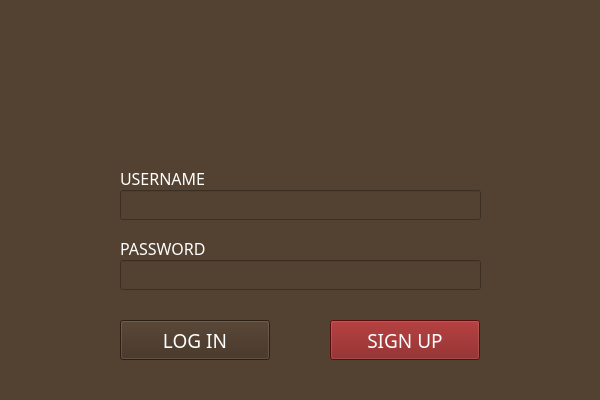
<?xml version="1.0" encoding="UTF-8"?>
<ui version="4.0">
 <class>RegistrationClass</class>
 <widget class="QWidget" name="RegistrationClass">
  <property name="geometry">
   <rect>
    <x>0</x>
    <y>0</y>
    <width>600</width>
    <height>400</height>
   </rect>
  </property>
  <property name="palette">
   <palette>
    <active>
     <colorrole role="WindowText">
      <brush brushstyle="SolidPattern">
       <color alpha="255">
        <red>255</red>
        <green>255</green>
        <blue>255</blue>
       </color>
      </brush>
     </colorrole>
     <colorrole role="Button">
      <brush brushstyle="SolidPattern">
       <color alpha="255">
        <red>83</red>
        <green>66</green>
        <blue>50</blue>
       </color>
      </brush>
     </colorrole>
     <colorrole role="Text">
      <brush brushstyle="SolidPattern">
       <color alpha="255">
        <red>255</red>
        <green>255</green>
        <blue>255</blue>
       </color>
      </brush>
     </colorrole>
     <colorrole role="ButtonText">
      <brush brushstyle="SolidPattern">
       <color alpha="255">
        <red>255</red>
        <green>255</green>
        <blue>255</blue>
       </color>
      </brush>
     </colorrole>
     <colorrole role="Base">
      <brush brushstyle="SolidPattern">
       <color alpha="255">
        <red>83</red>
        <green>66</green>
        <blue>50</blue>
       </color>
      </brush>
     </colorrole>
     <colorrole role="Window">
      <brush brushstyle="SolidPattern">
       <color alpha="255">
        <red>83</red>
        <green>66</green>
        <blue>50</blue>
       </color>
      </brush>
     </colorrole>
     <colorrole role="Highlight">
      <brush brushstyle="SolidPattern">
       <color alpha="255">
        <red>67</red>
        <green>53</green>
        <blue>40</blue>
       </color>
      </brush>
     </colorrole>
     <colorrole role="PlaceholderText">
      <brush brushstyle="SolidPattern">
       <color alpha="255">
        <red>255</red>
        <green>255</green>
        <blue>255</blue>
       </color>
      </brush>
     </colorrole>
    </active>
    <inactive>
     <colorrole role="WindowText">
      <brush brushstyle="SolidPattern">
       <color alpha="255">
        <red>255</red>
        <green>255</green>
        <blue>255</blue>
       </color>
      </brush>
     </colorrole>
     <colorrole role="Button">
      <brush brushstyle="SolidPattern">
       <color alpha="255">
        <red>83</red>
        <green>66</green>
        <blue>50</blue>
       </color>
      </brush>
     </colorrole>
     <colorrole role="Text">
      <brush brushstyle="SolidPattern">
       <color alpha="255">
        <red>255</red>
        <green>255</green>
        <blue>255</blue>
       </color>
      </brush>
     </colorrole>
     <colorrole role="ButtonText">
      <brush brushstyle="SolidPattern">
       <color alpha="255">
        <red>255</red>
        <green>255</green>
        <blue>255</blue>
       </color>
      </brush>
     </colorrole>
     <colorrole role="Base">
      <brush brushstyle="SolidPattern">
       <color alpha="255">
        <red>83</red>
        <green>66</green>
        <blue>50</blue>
       </color>
      </brush>
     </colorrole>
     <colorrole role="Window">
      <brush brushstyle="SolidPattern">
       <color alpha="255">
        <red>83</red>
        <green>66</green>
        <blue>50</blue>
       </color>
      </brush>
     </colorrole>
     <colorrole role="Highlight">
      <brush brushstyle="SolidPattern">
       <color alpha="255">
        <red>240</red>
        <green>240</green>
        <blue>240</blue>
       </color>
      </brush>
     </colorrole>
     <colorrole role="PlaceholderText">
      <brush brushstyle="SolidPattern">
       <color alpha="255">
        <red>255</red>
        <green>255</green>
        <blue>255</blue>
       </color>
      </brush>
     </colorrole>
    </inactive>
    <disabled>
     <colorrole role="WindowText">
      <brush brushstyle="SolidPattern">
       <color alpha="255">
        <red>255</red>
        <green>255</green>
        <blue>255</blue>
       </color>
      </brush>
     </colorrole>
     <colorrole role="Button">
      <brush brushstyle="SolidPattern">
       <color alpha="255">
        <red>83</red>
        <green>66</green>
        <blue>50</blue>
       </color>
      </brush>
     </colorrole>
     <colorrole role="Text">
      <brush brushstyle="SolidPattern">
       <color alpha="255">
        <red>255</red>
        <green>255</green>
        <blue>255</blue>
       </color>
      </brush>
     </colorrole>
     <colorrole role="ButtonText">
      <brush brushstyle="SolidPattern">
       <color alpha="255">
        <red>255</red>
        <green>255</green>
        <blue>255</blue>
       </color>
      </brush>
     </colorrole>
     <colorrole role="Base">
      <brush brushstyle="SolidPattern">
       <color alpha="255">
        <red>83</red>
        <green>66</green>
        <blue>50</blue>
       </color>
      </brush>
     </colorrole>
     <colorrole role="Window">
      <brush brushstyle="SolidPattern">
       <color alpha="255">
        <red>83</red>
        <green>66</green>
        <blue>50</blue>
       </color>
      </brush>
     </colorrole>
     <colorrole role="Highlight">
      <brush brushstyle="SolidPattern">
       <color alpha="255">
        <red>0</red>
        <green>120</green>
        <blue>215</blue>
       </color>
      </brush>
     </colorrole>
     <colorrole role="PlaceholderText">
      <brush brushstyle="SolidPattern">
       <color alpha="255">
        <red>255</red>
        <green>255</green>
        <blue>255</blue>
       </color>
      </brush>
     </colorrole>
    </disabled>
   </palette>
  </property>
  <property name="windowTitle">
   <string>Triviador</string>
  </property>
  <property name="windowIcon">
   <iconset resource="../resource/Triviador.qrc">
    <normaloff>:/Icon/Triviador.ico</normaloff>:/Icon/Triviador.ico</iconset>
  </property>
  <property name="autoFillBackground">
   <bool>false</bool>
  </property>
  <property name="styleSheet">
   <string notr="true">background-color: rgb(83, 66, 50);
color: rgb(255, 255, 255);</string>
  </property>
  <widget class="QLabel" name="label">
   <property name="geometry">
    <rect>
     <x>120</x>
     <y>20</y>
     <width>361</width>
     <height>91</height>
    </rect>
   </property>
   <property name="text">
    <string/>
   </property>
   <property name="pixmap">
    <pixmap resource="../resource/Triviador.qrc">:/Title/Title.png</pixmap>
   </property>
  </widget>
  <widget class="QLabel" name="label_2">
   <property name="geometry">
    <rect>
     <x>120</x>
     <y>170</y>
     <width>91</width>
     <height>16</height>
    </rect>
   </property>
   <property name="font">
    <font>
     <family>Franklin Gothic Heavy</family>
     <pointsize>12</pointsize>
    </font>
   </property>
   <property name="text">
    <string>USERNAME</string>
   </property>
  </widget>
  <widget class="QLabel" name="label_3">
   <property name="geometry">
    <rect>
     <x>120</x>
     <y>240</y>
     <width>91</width>
     <height>16</height>
    </rect>
   </property>
   <property name="font">
    <font>
     <family>Franklin Gothic Heavy</family>
     <pointsize>12</pointsize>
    </font>
   </property>
   <property name="text">
    <string>PASSWORD</string>
   </property>
  </widget>
  <widget class="QLineEdit" name="lineEdit">
   <property name="geometry">
    <rect>
     <x>120</x>
     <y>190</y>
     <width>361</width>
     <height>30</height>
    </rect>
   </property>
   <property name="palette">
    <palette>
     <active>
      <colorrole role="WindowText">
       <brush brushstyle="SolidPattern">
        <color alpha="255">
         <red>255</red>
         <green>255</green>
         <blue>255</blue>
        </color>
       </brush>
      </colorrole>
      <colorrole role="Button">
       <brush brushstyle="SolidPattern">
        <color alpha="255">
         <red>83</red>
         <green>66</green>
         <blue>50</blue>
        </color>
       </brush>
      </colorrole>
      <colorrole role="Text">
       <brush brushstyle="SolidPattern">
        <color alpha="255">
         <red>255</red>
         <green>255</green>
         <blue>255</blue>
        </color>
       </brush>
      </colorrole>
      <colorrole role="ButtonText">
       <brush brushstyle="SolidPattern">
        <color alpha="255">
         <red>255</red>
         <green>255</green>
         <blue>255</blue>
        </color>
       </brush>
      </colorrole>
      <colorrole role="Base">
       <brush brushstyle="SolidPattern">
        <color alpha="255">
         <red>83</red>
         <green>66</green>
         <blue>50</blue>
        </color>
       </brush>
      </colorrole>
      <colorrole role="Window">
       <brush brushstyle="SolidPattern">
        <color alpha="255">
         <red>83</red>
         <green>66</green>
         <blue>50</blue>
        </color>
       </brush>
      </colorrole>
      <colorrole role="Highlight">
       <brush brushstyle="SolidPattern">
        <color alpha="255">
         <red>59</red>
         <green>47</green>
         <blue>36</blue>
        </color>
       </brush>
      </colorrole>
      <colorrole role="PlaceholderText">
       <brush brushstyle="SolidPattern">
        <color alpha="255">
         <red>255</red>
         <green>255</green>
         <blue>255</blue>
        </color>
       </brush>
      </colorrole>
     </active>
     <inactive>
      <colorrole role="WindowText">
       <brush brushstyle="SolidPattern">
        <color alpha="255">
         <red>255</red>
         <green>255</green>
         <blue>255</blue>
        </color>
       </brush>
      </colorrole>
      <colorrole role="Button">
       <brush brushstyle="SolidPattern">
        <color alpha="255">
         <red>83</red>
         <green>66</green>
         <blue>50</blue>
        </color>
       </brush>
      </colorrole>
      <colorrole role="Text">
       <brush brushstyle="SolidPattern">
        <color alpha="255">
         <red>255</red>
         <green>255</green>
         <blue>255</blue>
        </color>
       </brush>
      </colorrole>
      <colorrole role="ButtonText">
       <brush brushstyle="SolidPattern">
        <color alpha="255">
         <red>255</red>
         <green>255</green>
         <blue>255</blue>
        </color>
       </brush>
      </colorrole>
      <colorrole role="Base">
       <brush brushstyle="SolidPattern">
        <color alpha="255">
         <red>83</red>
         <green>66</green>
         <blue>50</blue>
        </color>
       </brush>
      </colorrole>
      <colorrole role="Window">
       <brush brushstyle="SolidPattern">
        <color alpha="255">
         <red>83</red>
         <green>66</green>
         <blue>50</blue>
        </color>
       </brush>
      </colorrole>
      <colorrole role="Highlight">
       <brush brushstyle="SolidPattern">
        <color alpha="255">
         <red>240</red>
         <green>240</green>
         <blue>240</blue>
        </color>
       </brush>
      </colorrole>
      <colorrole role="PlaceholderText">
       <brush brushstyle="SolidPattern">
        <color alpha="255">
         <red>255</red>
         <green>255</green>
         <blue>255</blue>
        </color>
       </brush>
      </colorrole>
     </inactive>
     <disabled>
      <colorrole role="WindowText">
       <brush brushstyle="SolidPattern">
        <color alpha="255">
         <red>255</red>
         <green>255</green>
         <blue>255</blue>
        </color>
       </brush>
      </colorrole>
      <colorrole role="Button">
       <brush brushstyle="SolidPattern">
        <color alpha="255">
         <red>83</red>
         <green>66</green>
         <blue>50</blue>
        </color>
       </brush>
      </colorrole>
      <colorrole role="Text">
       <brush brushstyle="SolidPattern">
        <color alpha="255">
         <red>255</red>
         <green>255</green>
         <blue>255</blue>
        </color>
       </brush>
      </colorrole>
      <colorrole role="ButtonText">
       <brush brushstyle="SolidPattern">
        <color alpha="255">
         <red>255</red>
         <green>255</green>
         <blue>255</blue>
        </color>
       </brush>
      </colorrole>
      <colorrole role="Base">
       <brush brushstyle="SolidPattern">
        <color alpha="255">
         <red>83</red>
         <green>66</green>
         <blue>50</blue>
        </color>
       </brush>
      </colorrole>
      <colorrole role="Window">
       <brush brushstyle="SolidPattern">
        <color alpha="255">
         <red>83</red>
         <green>66</green>
         <blue>50</blue>
        </color>
       </brush>
      </colorrole>
      <colorrole role="Highlight">
       <brush brushstyle="SolidPattern">
        <color alpha="255">
         <red>0</red>
         <green>120</green>
         <blue>215</blue>
        </color>
       </brush>
      </colorrole>
      <colorrole role="PlaceholderText">
       <brush brushstyle="SolidPattern">
        <color alpha="255">
         <red>255</red>
         <green>255</green>
         <blue>255</blue>
        </color>
       </brush>
      </colorrole>
     </disabled>
    </palette>
   </property>
   <property name="mouseTracking">
    <bool>false</bool>
   </property>
   <property name="focusPolicy">
    <enum>Qt::ClickFocus</enum>
   </property>
   <property name="contextMenuPolicy">
    <enum>Qt::NoContextMenu</enum>
   </property>
   <property name="autoFillBackground">
    <bool>false</bool>
   </property>
   <property name="styleSheet">
    <string notr="true">border-color: rgb(252, 243, 33);</string>
   </property>
  </widget>
  <widget class="QLineEdit" name="lineEdit_2">
   <property name="geometry">
    <rect>
     <x>120</x>
     <y>260</y>
     <width>361</width>
     <height>30</height>
    </rect>
   </property>
   <property name="mouseTracking">
    <bool>false</bool>
   </property>
   <property name="focusPolicy">
    <enum>Qt::ClickFocus</enum>
   </property>
   <property name="contextMenuPolicy">
    <enum>Qt::NoContextMenu</enum>
   </property>
   <property name="autoFillBackground">
    <bool>false</bool>
   </property>
   <property name="styleSheet">
    <string notr="true"/>
   </property>
  </widget>
  <widget class="QPushButton" name="pushButton">
   <property name="geometry">
    <rect>
     <x>120</x>
     <y>320</y>
     <width>150</width>
     <height>40</height>
    </rect>
   </property>
   <property name="palette">
    <palette>
     <active>
      <colorrole role="WindowText">
       <brush brushstyle="SolidPattern">
        <color alpha="255">
         <red>255</red>
         <green>255</green>
         <blue>255</blue>
        </color>
       </brush>
      </colorrole>
      <colorrole role="Button">
       <brush brushstyle="SolidPattern">
        <color alpha="255">
         <red>62</red>
         <green>45</green>
         <blue>30</blue>
        </color>
       </brush>
      </colorrole>
      <colorrole role="Text">
       <brush brushstyle="SolidPattern">
        <color alpha="255">
         <red>255</red>
         <green>255</green>
         <blue>255</blue>
        </color>
       </brush>
      </colorrole>
      <colorrole role="ButtonText">
       <brush brushstyle="SolidPattern">
        <color alpha="255">
         <red>255</red>
         <green>255</green>
         <blue>255</blue>
        </color>
       </brush>
      </colorrole>
      <colorrole role="Base">
       <brush brushstyle="SolidPattern">
        <color alpha="255">
         <red>62</red>
         <green>45</green>
         <blue>30</blue>
        </color>
       </brush>
      </colorrole>
      <colorrole role="Window">
       <brush brushstyle="SolidPattern">
        <color alpha="255">
         <red>62</red>
         <green>45</green>
         <blue>30</blue>
        </color>
       </brush>
      </colorrole>
      <colorrole role="PlaceholderText">
       <brush brushstyle="SolidPattern">
        <color alpha="255">
         <red>255</red>
         <green>255</green>
         <blue>255</blue>
        </color>
       </brush>
      </colorrole>
     </active>
     <inactive>
      <colorrole role="WindowText">
       <brush brushstyle="SolidPattern">
        <color alpha="255">
         <red>255</red>
         <green>255</green>
         <blue>255</blue>
        </color>
       </brush>
      </colorrole>
      <colorrole role="Button">
       <brush brushstyle="SolidPattern">
        <color alpha="255">
         <red>62</red>
         <green>45</green>
         <blue>30</blue>
        </color>
       </brush>
      </colorrole>
      <colorrole role="Text">
       <brush brushstyle="SolidPattern">
        <color alpha="255">
         <red>255</red>
         <green>255</green>
         <blue>255</blue>
        </color>
       </brush>
      </colorrole>
      <colorrole role="ButtonText">
       <brush brushstyle="SolidPattern">
        <color alpha="255">
         <red>255</red>
         <green>255</green>
         <blue>255</blue>
        </color>
       </brush>
      </colorrole>
      <colorrole role="Base">
       <brush brushstyle="SolidPattern">
        <color alpha="255">
         <red>62</red>
         <green>45</green>
         <blue>30</blue>
        </color>
       </brush>
      </colorrole>
      <colorrole role="Window">
       <brush brushstyle="SolidPattern">
        <color alpha="255">
         <red>62</red>
         <green>45</green>
         <blue>30</blue>
        </color>
       </brush>
      </colorrole>
      <colorrole role="PlaceholderText">
       <brush brushstyle="SolidPattern">
        <color alpha="255">
         <red>255</red>
         <green>255</green>
         <blue>255</blue>
        </color>
       </brush>
      </colorrole>
     </inactive>
     <disabled>
      <colorrole role="WindowText">
       <brush brushstyle="SolidPattern">
        <color alpha="255">
         <red>255</red>
         <green>255</green>
         <blue>255</blue>
        </color>
       </brush>
      </colorrole>
      <colorrole role="Button">
       <brush brushstyle="SolidPattern">
        <color alpha="255">
         <red>62</red>
         <green>45</green>
         <blue>30</blue>
        </color>
       </brush>
      </colorrole>
      <colorrole role="Text">
       <brush brushstyle="SolidPattern">
        <color alpha="255">
         <red>255</red>
         <green>255</green>
         <blue>255</blue>
        </color>
       </brush>
      </colorrole>
      <colorrole role="ButtonText">
       <brush brushstyle="SolidPattern">
        <color alpha="255">
         <red>255</red>
         <green>255</green>
         <blue>255</blue>
        </color>
       </brush>
      </colorrole>
      <colorrole role="Base">
       <brush brushstyle="SolidPattern">
        <color alpha="255">
         <red>62</red>
         <green>45</green>
         <blue>30</blue>
        </color>
       </brush>
      </colorrole>
      <colorrole role="Window">
       <brush brushstyle="SolidPattern">
        <color alpha="255">
         <red>62</red>
         <green>45</green>
         <blue>30</blue>
        </color>
       </brush>
      </colorrole>
      <colorrole role="PlaceholderText">
       <brush brushstyle="SolidPattern">
        <color alpha="255">
         <red>255</red>
         <green>255</green>
         <blue>255</blue>
        </color>
       </brush>
      </colorrole>
     </disabled>
    </palette>
   </property>
   <property name="font">
    <font>
     <family>Franklin Gothic Heavy</family>
     <pointsize>14</pointsize>
    </font>
   </property>
   <property name="cursor">
    <cursorShape>PointingHandCursor</cursorShape>
   </property>
   <property name="styleSheet">
    <string notr="true">background-color: rgb(62, 45, 30);</string>
   </property>
   <property name="text">
    <string>LOG IN</string>
   </property>
  </widget>
  <widget class="QPushButton" name="pushButton_2">
   <property name="geometry">
    <rect>
     <x>330</x>
     <y>320</y>
     <width>150</width>
     <height>40</height>
    </rect>
   </property>
   <property name="palette">
    <palette>
     <active>
      <colorrole role="WindowText">
       <brush brushstyle="SolidPattern">
        <color alpha="255">
         <red>255</red>
         <green>255</green>
         <blue>255</blue>
        </color>
       </brush>
      </colorrole>
      <colorrole role="Button">
       <brush brushstyle="SolidPattern">
        <color alpha="255">
         <red>128</red>
         <green>18</green>
         <blue>18</blue>
        </color>
       </brush>
      </colorrole>
      <colorrole role="Text">
       <brush brushstyle="SolidPattern">
        <color alpha="255">
         <red>255</red>
         <green>255</green>
         <blue>255</blue>
        </color>
       </brush>
      </colorrole>
      <colorrole role="ButtonText">
       <brush brushstyle="SolidPattern">
        <color alpha="255">
         <red>255</red>
         <green>255</green>
         <blue>255</blue>
        </color>
       </brush>
      </colorrole>
      <colorrole role="Base">
       <brush brushstyle="SolidPattern">
        <color alpha="255">
         <red>128</red>
         <green>18</green>
         <blue>18</blue>
        </color>
       </brush>
      </colorrole>
      <colorrole role="Window">
       <brush brushstyle="SolidPattern">
        <color alpha="255">
         <red>128</red>
         <green>18</green>
         <blue>18</blue>
        </color>
       </brush>
      </colorrole>
      <colorrole role="PlaceholderText">
       <brush brushstyle="SolidPattern">
        <color alpha="255">
         <red>255</red>
         <green>255</green>
         <blue>255</blue>
        </color>
       </brush>
      </colorrole>
     </active>
     <inactive>
      <colorrole role="WindowText">
       <brush brushstyle="SolidPattern">
        <color alpha="255">
         <red>255</red>
         <green>255</green>
         <blue>255</blue>
        </color>
       </brush>
      </colorrole>
      <colorrole role="Button">
       <brush brushstyle="SolidPattern">
        <color alpha="255">
         <red>128</red>
         <green>18</green>
         <blue>18</blue>
        </color>
       </brush>
      </colorrole>
      <colorrole role="Text">
       <brush brushstyle="SolidPattern">
        <color alpha="255">
         <red>255</red>
         <green>255</green>
         <blue>255</blue>
        </color>
       </brush>
      </colorrole>
      <colorrole role="ButtonText">
       <brush brushstyle="SolidPattern">
        <color alpha="255">
         <red>255</red>
         <green>255</green>
         <blue>255</blue>
        </color>
       </brush>
      </colorrole>
      <colorrole role="Base">
       <brush brushstyle="SolidPattern">
        <color alpha="255">
         <red>128</red>
         <green>18</green>
         <blue>18</blue>
        </color>
       </brush>
      </colorrole>
      <colorrole role="Window">
       <brush brushstyle="SolidPattern">
        <color alpha="255">
         <red>128</red>
         <green>18</green>
         <blue>18</blue>
        </color>
       </brush>
      </colorrole>
      <colorrole role="PlaceholderText">
       <brush brushstyle="SolidPattern">
        <color alpha="255">
         <red>255</red>
         <green>255</green>
         <blue>255</blue>
        </color>
       </brush>
      </colorrole>
     </inactive>
     <disabled>
      <colorrole role="WindowText">
       <brush brushstyle="SolidPattern">
        <color alpha="255">
         <red>255</red>
         <green>255</green>
         <blue>255</blue>
        </color>
       </brush>
      </colorrole>
      <colorrole role="Button">
       <brush brushstyle="SolidPattern">
        <color alpha="255">
         <red>128</red>
         <green>18</green>
         <blue>18</blue>
        </color>
       </brush>
      </colorrole>
      <colorrole role="Text">
       <brush brushstyle="SolidPattern">
        <color alpha="255">
         <red>255</red>
         <green>255</green>
         <blue>255</blue>
        </color>
       </brush>
      </colorrole>
      <colorrole role="ButtonText">
       <brush brushstyle="SolidPattern">
        <color alpha="255">
         <red>255</red>
         <green>255</green>
         <blue>255</blue>
        </color>
       </brush>
      </colorrole>
      <colorrole role="Base">
       <brush brushstyle="SolidPattern">
        <color alpha="255">
         <red>128</red>
         <green>18</green>
         <blue>18</blue>
        </color>
       </brush>
      </colorrole>
      <colorrole role="Window">
       <brush brushstyle="SolidPattern">
        <color alpha="255">
         <red>128</red>
         <green>18</green>
         <blue>18</blue>
        </color>
       </brush>
      </colorrole>
      <colorrole role="PlaceholderText">
       <brush brushstyle="SolidPattern">
        <color alpha="255">
         <red>255</red>
         <green>255</green>
         <blue>255</blue>
        </color>
       </brush>
      </colorrole>
     </disabled>
    </palette>
   </property>
   <property name="font">
    <font>
     <family>Franklin Gothic Heavy</family>
     <pointsize>14</pointsize>
    </font>
   </property>
   <property name="cursor">
    <cursorShape>PointingHandCursor</cursorShape>
   </property>
   <property name="styleSheet">
    <string notr="true">background-color: rgb(128, 18, 18);</string>
   </property>
   <property name="text">
    <string>SIGN UP</string>
   </property>
  </widget>
 </widget>
 <layoutdefault spacing="6" margin="11"/>
 <resources>
  <include location="../resource/Triviador.qrc"/>
 </resources>
 <connections/>
</ui>
